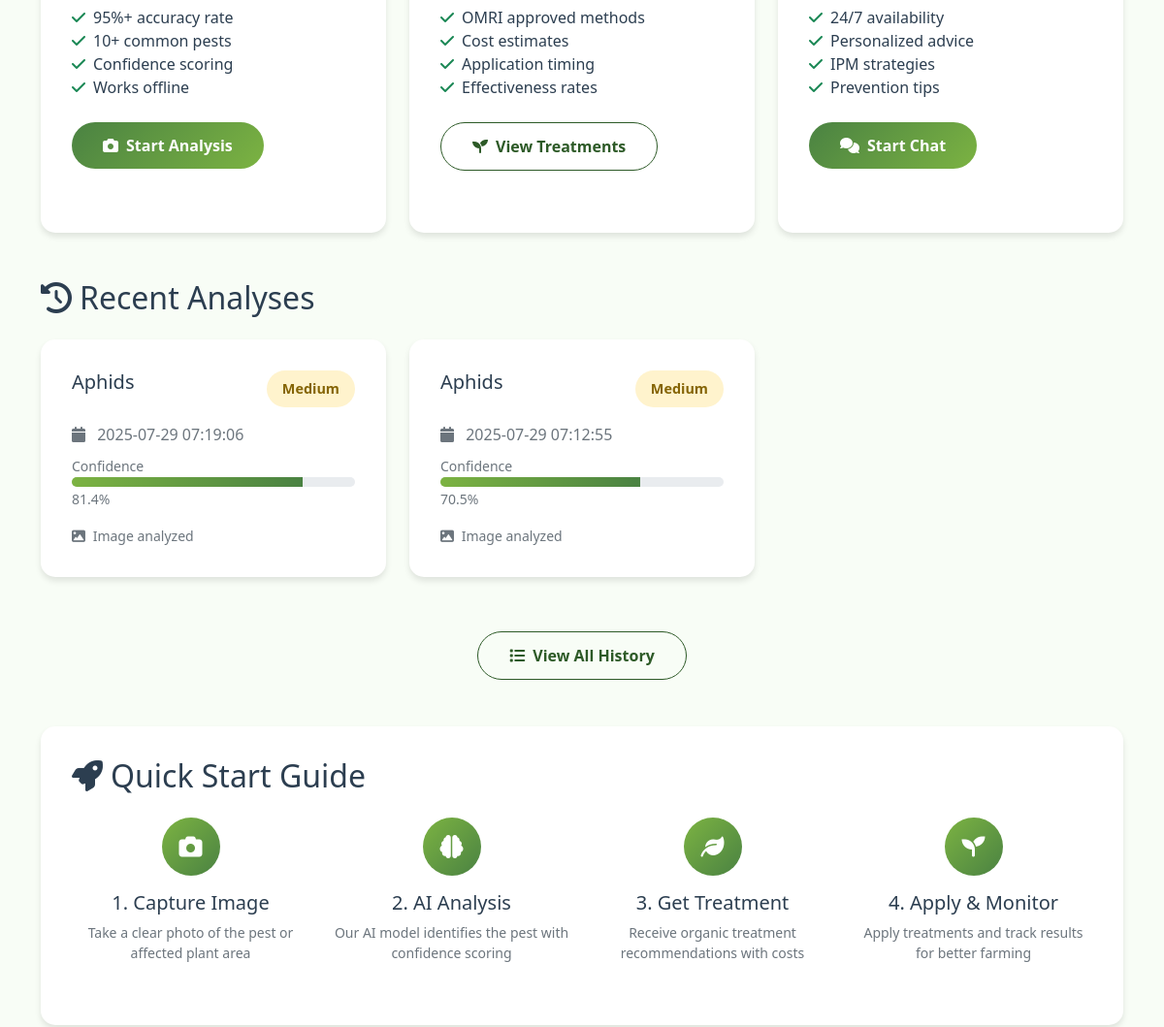
Before: / (middle part) with the older database file.
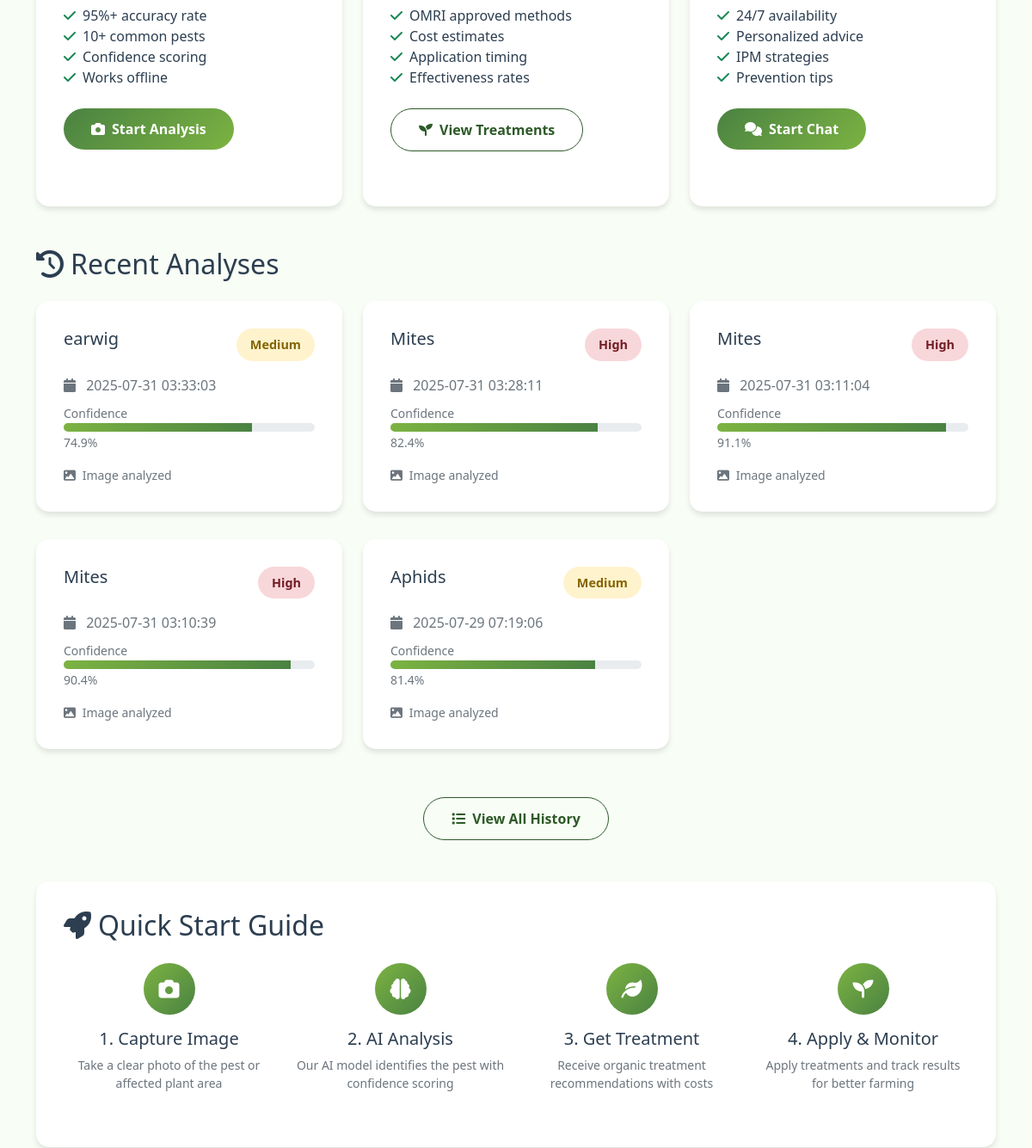
After: the same page with the newer database file.
### tables this page shows
CREATE TABLE analyses (
            id INTEGER PRIMARY KEY AUTOINCREMENT,
            timestamp DATETIME DEFAULT CURRENT_TIMESTAMP,
            pest_name TEXT,
            confidence REAL,
            severity TEXT,
            image_path TEXT,
            treatment_applied TEXT,
            user_notes TEXT
        );

### app.py (the view)
@app.route('/')
def home():
    recent_analyses = get_recent_analyses(5)
    return render_template('index.html', recent_analyses=recent_analyses)

### app.py (called while the page is built)
def get_recent_analyses(limit=10):
    conn = sqlite3.connect('data/pest_analysis.db')
    cursor = conn.cursor()
    cursor.execute('''
        SELECT * FROM analyses
        ORDER BY timestamp DESC
        LIMIT ?
    ''', (limit,))
    analyses = cursor.fetchall()
    conn.close()
    return analyses

### templates/index.html (shortened to what this page needs)
{% extends "base.html" %}
{% block content %}
<div class="container">
    <div class="row">
        <div class="col-lg-4 col-md-6">
            <div class="feature-card h-100">
                <ul class="list-unstyled mb-4">
                    <li><i class="fas fa-check text-success me-2"></i>95%+ accuracy rate</li>
                    <li><i class="fas fa-check text-success me-2"></i>10+ common pests</li>
                    <li><i class="fas fa-check text-success me-2"></i>Confidence scoring</li>
                    <li><i class="fas fa-check text-success me-2"></i>Works offline</li>
                </ul>
                <a href="{{ url_for('analyze') }}" class="btn btn-primary">
                    <i class="fas fa-camera me-2"></i>Start Analysis
                </a>
            </div>
        </div>
        <div class="col-lg-4 col-md-6">
            <div class="feature-card h-100">
                <ul class="list-unstyled mb-4">
                    <li><i class="fas fa-check text-success me-2"></i>OMRI approved methods</li>
                    <li><i class="fas fa-check text-success me-2"></i>Cost estimates</li>
                    <li><i class="fas fa-check text-success me-2"></i>Application timing</li>
                    <li><i class="fas fa-check text-success me-2"></i>Effectiveness rates</li>
                </ul>
                <a href="{{ url_for('analyze') }}" class="btn btn-outline-primary">
                    <i class="fas fa-seedling me-2"></i>View Treatments
                </a>
            </div>
        </div>
        <div class="col-lg-4 col-md-12">
            <div class="feature-card h-100">
                <ul class="list-unstyled mb-4">
                    <li><i class="fas fa-check text-success me-2"></i>24/7 availability</li>
                    <li><i class="fas fa-check text-success me-2"></i>Personalized advice</li>
                    <li><i class="fas fa-check text-success me-2"></i>IPM strategies</li>
                    <li><i class="fas fa-check text-success me-2"></i>Prevention tips</li>
                </ul>
                <a href="{{ url_for('chat') }}" class="btn btn-primary">
                    <i class="fas fa-comments me-2"></i>Start Chat
                </a>
            </div>
        </div>
    </div>
    {% if recent_analyses %}
    <div class="row mt-5">
        <div class="col-12">
            <h2 class="mb-4">
                <i class="fas fa-history me-2"></i>Recent Analyses
            </h2>
            <div class="row">
                {% for analysis in recent_analyses %}
                <div class="col-lg-6 col-xl-4">
                    <div class="analysis-card">
                        <div class="d-flex justify-content-between align-items-start mb-3">
                            <h5 class="mb-0">{{ analysis[2] }}</h5>
                            <span class="severity-badge severity-{{ analysis[4].lower() if analysis[4] else 'medium' }}">
                                {{ analysis[4] or 'Medium' }}
                            </span>
                        </div>
                        <p class="text-muted mb-2">
                            <i class="fas fa-calendar me-2"></i>
                            {{ analysis[1][:19] if analysis[1] else 'Unknown date' }}
                        </p>
                        <div class="mb-3">
                            <small class="text-muted">Confidence</small>
                            <div class="confidence-bar">
                                <div class="confidence-fill" style="width: {{ analysis[3] if analysis[3] else 0 }}%"></div>
                            </div>
                            <small class="text-muted">{{ "%.1f"|format(analysis[3] or 0) }}%</small>
                        </div>
                        {% if analysis[5] %}
                        <p class="small text-muted mb-0">
                            <i class="fas fa-image me-1"></i>
                            Image analyzed
                        </p>
                        {% endif %}
                    </div>
                </div>
                {% endfor %}
            </div>
            <div class="text-center mt-4">
                <a href="{{ url_for('history') }}" class="btn btn-outline-primary">
                    <i class="fas fa-list me-2"></i>View All History
                </a>
            </div>
        </div>
    </div>
    {% endif %}
    <div class="row mt-5">
        <div class="col-12">
            <div class="feature-card">
                <h2 class="mb-4">
                    <i class="fas fa-rocket me-2"></i>Quick Start Guide
                </h2>
                <div class="row">
                    <div class="col-md-3 text-center mb-3">
                        <div class="feature-icon mx-auto mb-3">
                            <i class="fas fa-camera"></i>
                        </div>
                        <h5>1. Capture Image</h5>
                        <p class="small text-muted">Take a clear photo of the pest or affected plant area</p>
                    </div>
                    <div class="col-md-3 text-center mb-3">
                        <div class="feature-icon mx-auto mb-3">
                            <i class="fas fa-brain"></i>
                        </div>
                        <h5>2. AI Analysis</h5>
                        <p class="small text-muted">Our AI model identifies the pest with confidence scoring</p>
                    </div>
                    <div class="col-md-3 text-center mb-3">
                        <div class="feature-icon mx-auto mb-3">
                            <i class="fas fa-leaf"></i>
                        </div>
                        <h5>3. Get Treatment</h5>
                        <p class="small text-muted">Receive organic treatment recommendations with costs</p>
                    </div>
                    <div class="col-md-3 text-center mb-3">
                        <div class="feature-icon mx-auto mb-3">
                            <i class="fas fa-seedling"></i>
                        </div>
                        <h5>4. Apply & Monitor</h5>
                        <p class="small text-muted">Apply treatments and track results for better farming</p>
                    </div>
                </div>
            </div>
        </div>
    </div>
</div>
{% endblock %}

### templates/base.html (shortened to what this page needs)
<!DOCTYPE html>
<html lang="en">
<head>
    <link href="https://cdn.jsdelivr.net/npm/bootstrap@5.1.3/dist/css/bootstrap.min.css" rel="stylesheet">
    <link href="https://cdnjs.cloudflare.com/ajax/libs/font-awesome/6.0.0/css/all.min.css" rel="stylesheet">
</head>
<body>
    <main>
        {% block content %}{% endblock %}
    </main>
</body>
</html>

### templates/base.html (style rules this page uses)
:root { --primary-color: #2d5a27; --secondary-color: #4a8242; --accent-color: #7cb342; --background-color: #f8fdf6; --text-color: #2c3e50; --card-shadow: 0 4px 6px rgba(0,0,0,0.1); }
body { background-color: var(--background-color); color: var(--text-color); font-family: 'Segoe UI', Tahoma, Geneva, Verdana, sans-serif; }
.feature-card { background: white; border-radius: 15px; padding: 2rem; margin-bottom: 2rem; box-shadow: var(--card-shadow); border: none; transition: transform 0.3s ease, box-shadow 0.3s ease; }
.feature-icon { width: 60px; height: 60px; background: linear-gradient(135deg, var(--accent-color), var(--secondary-color)); border-radius: 50%; display: flex; align-items: center; justify-content: center; margin-bottom: 1rem; color: white; font-size: 1.5rem; }
.btn-primary { background: linear-gradient(135deg, var(--secondary-color), var(--accent-color)); border: none; border-radius: 25px; padding: 0.75rem 2rem; font-weight: 600; transition: all 0.3s ease; }
.btn-outline-primary { color: var(--primary-color); border-color: var(--primary-color); border-radius: 25px; padding: 0.75rem 2rem; font-weight: 600; }
.analysis-card { background: white; border-radius: 15px; padding: 2rem; margin-bottom: 2rem; box-shadow: var(--card-shadow); }
.confidence-bar { background-color: #e9ecef; border-radius: 10px; height: 10px; overflow: hidden; }
.confidence-fill { height: 100%; background: linear-gradient(90deg, var(--accent-color), var(--secondary-color)); transition: width 0.5s ease; }
.severity-badge { padding: 0.5rem 1rem; border-radius: 20px; font-weight: 600; font-size: 0.9rem; }
.severity-medium { background-color: #fff3cd; color: #856404; }
.severity-high { background-color: #f8d7da; color: #721c24; }

Changed rows visible on the page:
no longer on this page (row unchanged): analyses: pest_name "Aphids", severity "Medium", timestamp "2025-07-29 07:12:55", confidence "70.5", shows "Image analyzed"
added analyses: pest_name "earwig", severity "Medium", timestamp "2025-07-31 03:33:03", confidence "74.9", shows "Image analyzed"
added analyses: pest_name "Mites", severity "High", timestamp "2025-07-31 03:28:11", confidence "82.4", shows "Image analyzed"
added analyses: pest_name "Mites", severity "High", timestamp "2025-07-31 03:11:04", confidence "91.1", shows "Image analyzed"
added analyses: pest_name "Mites", severity "High", timestamp "2025-07-31 03:10:39", confidence "90.4", shows "Image analyzed"
